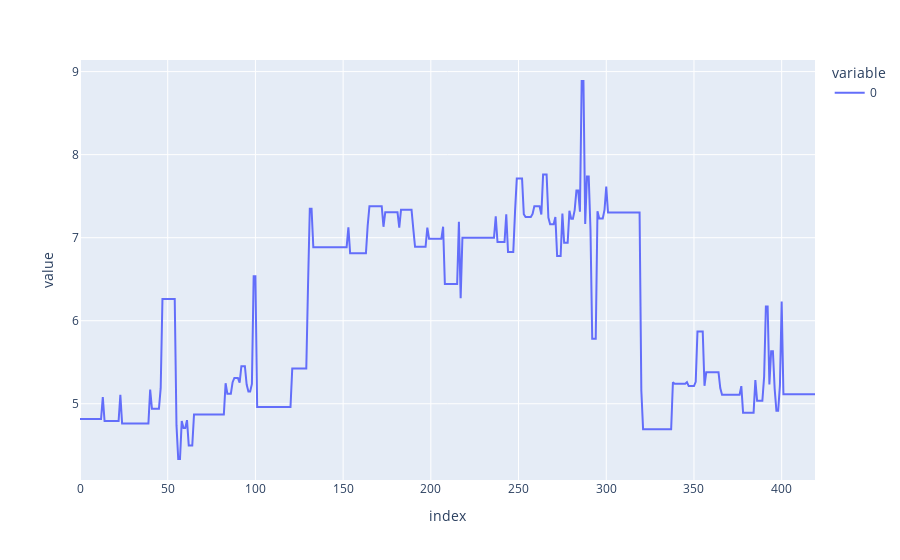

Here is the notebook cell this chart was saved with:
### Code cell
px.scatter (X)
px.line (decomposition.generate_function_from_wavelets (res.x, basis))

### Figure 1 — Plotly figure (JSON) as saved in the notebook; plotly's stock layout.template omitted (floating-point values rounded to 4 significant figures; data arrays with more than 128 entries replaced by an {"elided": "..."} marker saying what was removed)
{"data": [{"hovertemplate": "variable=0<br>index=%{x}<br>value=%{y}<extra></extra>", "legendgroup": "0", "line": {"color": "#636efa", "dash": "solid"}, "marker": {"symbol": "circle"}, "mode": "lines", "name": "0", "orientation": "v", "showlegend": true, "type": "scatter", "x": {"elided": "420 int values"}, "xaxis": "x", "y": {"elided": "420 float values"}, "yaxis": "y"}], "layout": {"legend": {"title": {"text": "variable"}, "tracegroupgap": 0}, "margin": {"t": 60}, "xaxis": {"anchor": "y", "domain": [0, 1], "title": {"text": "index"}}, "yaxis": {"anchor": "x", "domain": [0, 1], "title": {"text": "value"}}}}
